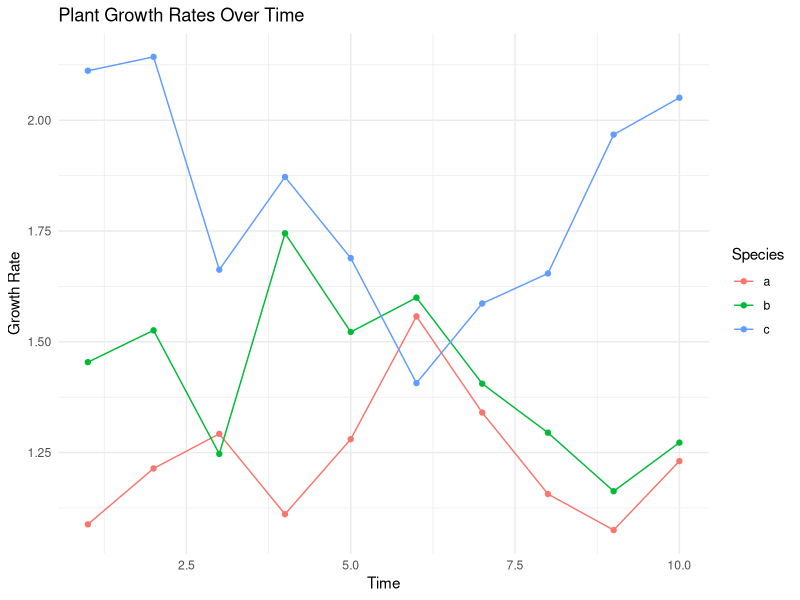

The R source for this figure:
## This sample code creates simulated data for plant growth,
## and plots it using ggplot2.

# 1. load the installed package
library(ggplot2)

# 2. create simulated data
set.seed(123) #this is a random number generator
num_timepoints <- 10 #this creates 10 timepoints
num_species <- 3 #this creates 3 species of plants

#3. define then combine the timepoints and species together in a single chart (variable)
#so we can do analysis on it later
time <- rep(1:num_timepoints, each=num_species) #create from 1 to 10 (i.e. 10) timepoints for each species (i.e. 10 x 3 = 30 timepoints total in the chart)
species <- rep(letters[1:num_species], times=num_timepoints)#create 10 letters to name our species
growth_rate <- c(1.2, 1.5, 1.8) + rnorm(num_timepoints*num_species, sd=0.2) #create simulated growth rates with a bit of noise in the data, like as if it was real data

#add the two lines, species and time, into a single chart
data <- data.frame(Time = time, Species = species, GrowthRate = growth_rate)
#you can check how this chart looks using the environment tab on the RHS of RStudio

#4. plot growth rates over time using ggplot2
ggplot(data, aes(x = Time, y = GrowthRate, color = Species)) +
  geom_line() +
  geom_point() +
  labs(title = "Plant Growth Rates Over Time",
       x = "Time",
       y = "Growth Rate",
       color = "Species") +
  theme_minimal()